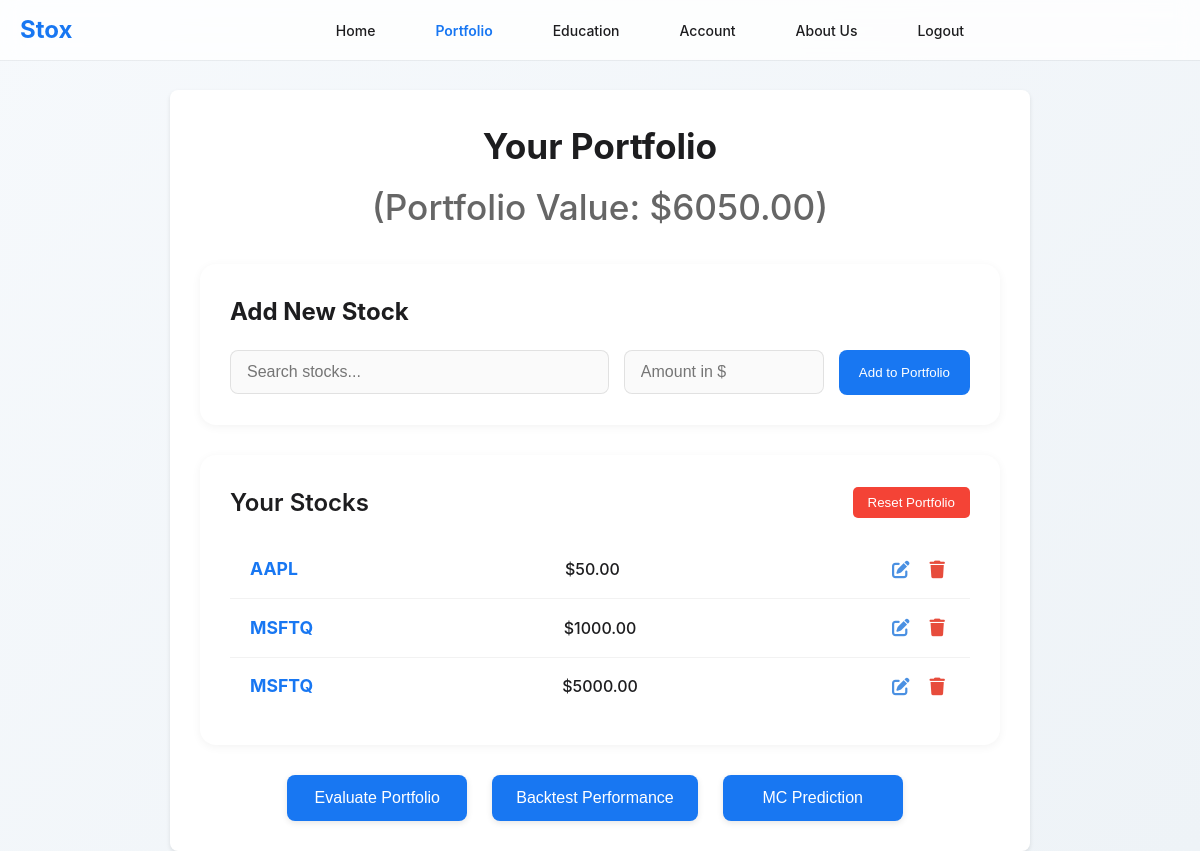
The app's page /portfolio (signed in), older data.
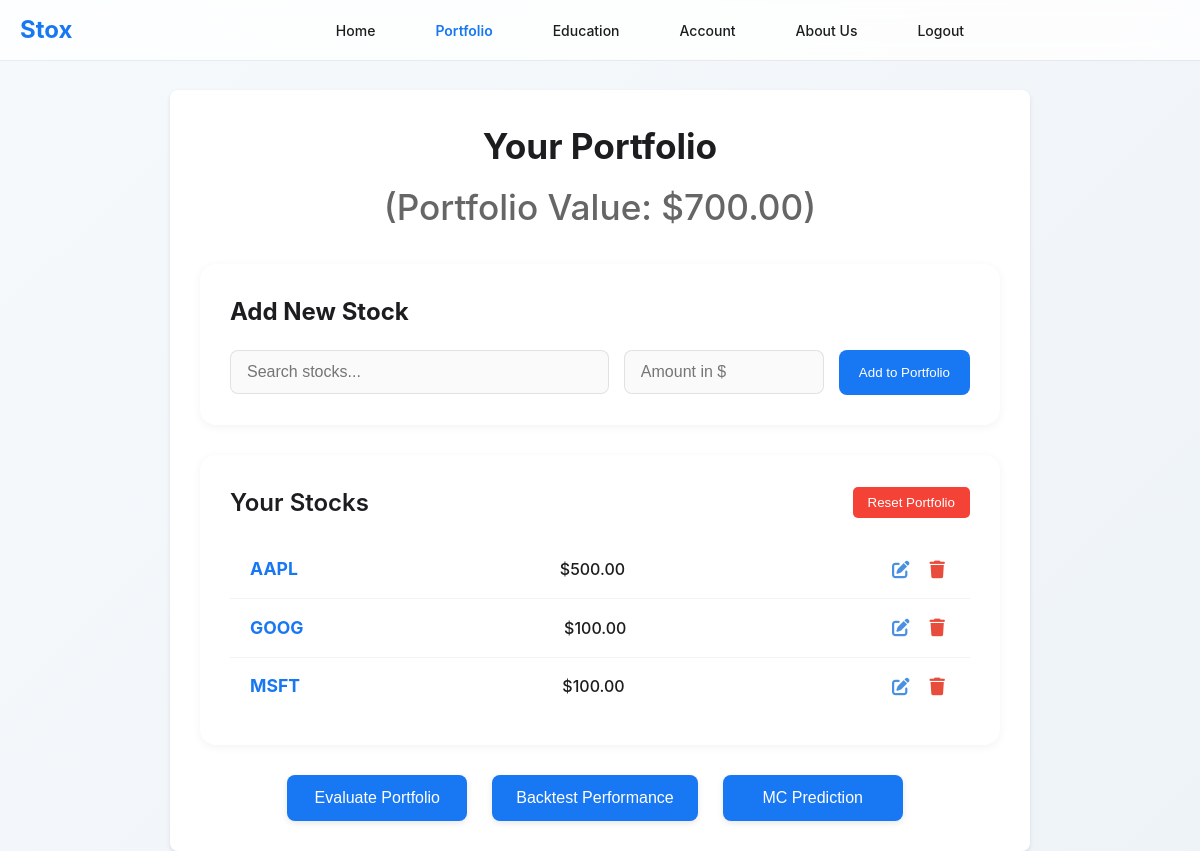
The same page, newer data.
### app.py (models this page shows)
class PortfolioItem(db.Model):
    id = db.Column(db.Integer, primary_key=True)
    user_id = db.Column(db.Integer, db.ForeignKey('user.id'), nullable=False)
    ticker = db.Column(db.String(10), nullable=False)
    amount = db.Column(db.Float, nullable=False)
    user = db.relationship('User', backref=db.backref('portfolio_items', lazy=True))

### app.py (the view)
@app.route('/portfolio')
@nocache
def portfolio():
    if 'user_email' not in session:
        return redirect(url_for('home'))
    user = User.query.filter_by(email=session['user_email']).first()
    if not user:
        session.pop('user_email', None)
        return redirect(url_for('home'))
    portfolio_items = PortfolioItem.query.filter_by(user_id=user.id).all()
    return render_template('portfolio.html', username=user.username, portfolio_items=portfolio_items)

### app.py (called while the page is built)
def nocache(view):
    @wraps(view)
    def no_cache(*args, **kwargs):
        response = make_response(view(*args, **kwargs))
        response.headers['Cache-Control'] = 'no-store, no-cache, must-revalidate, max-age=0'
        response.headers['Pragma'] = 'no-cache'
        response.headers['Expires'] = '-1'
        return response
    return no_cache

@app.before_request
def check_session():
    if 'user_email' in session:
        protected_routes = ['dashboard', 'portfolio', 'education', 'account', 'about']
        if request.endpoint in protected_routes:
            if request.endpoint == 'logout':
                return
            try:
                user = User.query.filter_by(email=session['user_email']).first()
                if not user:
                    session.clear()
                    return redirect(url_for('home'))
            except Exception as e:
                print(f"Database error in check_session: {str(e)}")
                session.clear()
                return redirect(url_for('home'))

### templates/portfolio.html (shortened to what this page needs)
<!DOCTYPE html>
<html lang="en">
<head>
    <link rel="stylesheet" href="{{ url_for('static', filename='style.css') }}">
    <link rel="stylesheet" href="https://cdnjs.cloudflare.com/ajax/libs/font-awesome/6.0.0/css/all.min.css">
</head>
<body>
    <div class="top-bar">
        <div class="container">
            <div class="logo">
                <a href="/">Stox</a>
            </div>
            <div class="nav-links">
                <a href="{{ url_for('dashboard') }}">Home</a>
                <a href="{{ url_for('portfolio') }}" class="active">Portfolio</a>
                <a href="{{ url_for('education') }}">Education</a>
                <a href="{{ url_for('account') }}">Account</a>
                <a href="{{ url_for('about') }}">About Us</a>
            </div>
            <a href="/logout" class="logout-btn" onclick="showLogoutModal(event)">Logout</a>
        </div>
    </div>
    <div class="container dashboard">
        <div class="portfolio-header-main">
            <h1>Your Portfolio
                <span class="portfolio-value">
                    (Portfolio Value: ${{ "%.2f"|format(portfolio_items|sum(attribute='amount')) }})
                </span>
            </h1>
        </div>
        <div class="add-stock-section">
            <h2>Add New Stock</h2>
            <div class="add-stock-form">
                <div class="search-container">
                    <input type="text" id="stock-ticker" placeholder="Search stocks..." autocomplete="off">
                </div>
                <input type="number" id="stock-amount" placeholder="Amount in $" min="0" step="0.01">
                <button id="add-to-portfolio">Add to Portfolio</button>
            </div>
        </div>
        <div class="portfolio-list">
            <div class="portfolio-header">
                <h2>Your Stocks</h2>
                <button id="reset-portfolio" class="reset-button">Reset Portfolio</button>
            </div>
            <div id="portfolioItems">
                {% for item in portfolio_items %}
                <div class="portfolio-item" data-id="{{ item.id }}">
                    <span class="ticker">{{ item.ticker }}</span>
                    <span class="amount">${{ "%.2f"|format(item.amount) }}</span>
                    <div class="item-actions">
                        <button class="action-btn edit-btn" data-id="{{ item.id }}" data-ticker="{{ item.ticker }}" data-amount="{{ item.amount }}" onclick="showEditModal(this.dataset.id, this.dataset.ticker, parseFloat(this.dataset.amount))">
                            <i class="fas fa-edit"></i>
                        </button>
                        <button class="action-btn delete-btn" data-id="{{ item.id }}" data-ticker="{{ item.ticker }}" onclick="showDeleteModal(this.dataset.id, this.dataset.ticker)">
                            <i class="fas fa-trash"></i>
                        </button>
                    </div>
                </div>
                {% endfor %}
            </div>
        </div>
        <div class="portfolio-action-buttons">
        <button onclick="evaluatePortfolio()" class="evaluate-btn">Evaluate Portfolio</button>
            <button onclick="showFuturePerformance()" class="future-btn">Backtest Performance</button>
            <button onclick="showMonteCarloPrediction()" class="mc-btn">MC Prediction</button>
        </div>
    </div>
</body>
</html>

Row changes from the older to the newer data that the page shows:
changed PortfolioItem "AAPL": amount "50.00" → "500.00"
changed PortfolioItem: ticker "MSFTQ" → "GOOG"; amount "1000.00" → "100.00"
changed PortfolioItem: ticker "MSFTQ" → "MSFT"; amount "5000.00" → "100.00"
Text that changed along with them:
{{ "%.2f"|format(portfolio_items|sum(attribute='amount')) }}: "6050.00" → "700.00"
